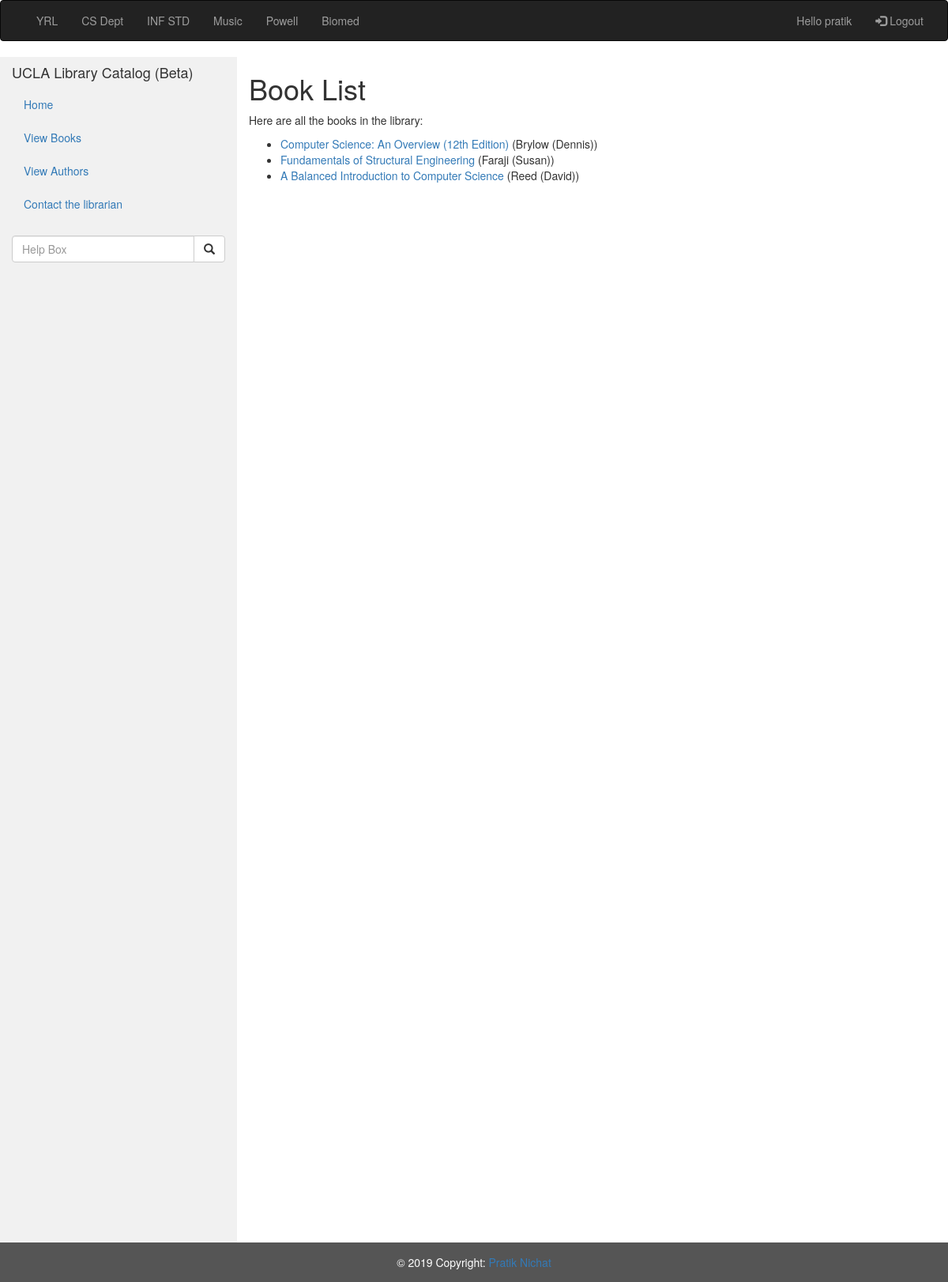
Page /catalog/books/ (signed in) on the committed database.
### catalog/models.py (models this page shows, shortened)
class Book(models.Model):
	title = models.CharField(max_length=200, help_text='Enter the title of the book')
	author = models.ForeignKey('Author', on_delete=models.SET_NULL, null=True)
	summary = models.TextField(max_length=1000, help_text='Enter a brief description of the book')
	isbn = models.CharField('ISBN', max_length=13, help_text='13 Character <a href="https://www.isbn-international.org/content/what-isbn">ISBN number</a>')
	genre = models.ManyToManyField(Genre, help_text='Select a genre for the book')
	language = models.ForeignKey('Language', on_delete=models.SET_NULL, null=True)
	def get_absolute_url(self):
		return reverse('book-detail', args=[str(self.id)])

class Author(models.Model):
    first_name = models.CharField(max_length=100)
    last_name = models.CharField(max_length=100)
    date_of_birth = models.DateField(null=True, blank=True)
    date_of_death = models.DateField('Died', null=True, blank=True)
    class Meta:
        ordering = ['last_name', 'first_name']
    def __str__(self):
        return '{0} ({1})'.format(self.last_name,self.first_name)

### catalog/views.py (the view)
# urls.py: path('books/', views.BookList, name='books'),
@login_required
def BookList(request):
	booklist = Book.objects.all()
	context = {
	'book_list': booklist,
	}
	return render(request, 'catalog/book_list.html', context=context)

### catalog/templates/catalog/book_list.html
{% extends "base.html" %}
{% block content %}
	<h1>Book List</h1>
	<p>Here are all the books in the library:</p>
	{% if book_list %}
	<ul>
		{% for book in book_list %}
		<li>
			<a href="{{ book.get_absolute_url}}">{{ book.title}}</a> ({{book.author}})
		</li>
		{% endfor %}
	</ul>
	{% else %}
	<p>Library has no books yet. Please try again in a short while.</p>
	{% endif %}
{% endblock %}

### catalog/templates/base.html (shortened to what this page needs)
<!DOCTYPE html>
<html lang="en">
<head>
	{% load static %}
  	<link rel="stylesheet" href="https://maxcdn.bootstrapcdn.com/bootstrap/3.4.0/css/bootstrap.min.css">
  	<link rel = "stylesheet" href = "{% static 'catalog/styles.css' %}">
</head>
<body>
<nav class="navbar navbar-inverse">
  <div class="container-fluid">
    <div class="collapse navbar-collapse" id="myNavbar">
      <ul class="nav navbar-nav">
        <li><a href="#">YRL</a></li>
        <li><a href="#">CS Dept</a></li>
        <li><a href="#">INF STD</a></li>
        <li><a href="#">Music</a></li>
        <li><a href="#">Powell</a></li>
        <li><a href="#">Biomed</a></li>
      </ul>
      <ul class="nav navbar-nav navbar-right">
      	{% if user.is_authenticated %}
      	<li><a>Hello {{user.get_username}}</a></li>
        <li><a href="{% url 'logout' %}?next={{request.path}}"><span class="glyphicon glyphicon-log-in"></span> Logout</a></li>
        {% else %}
        <li><a href="{% url 'login' %}?next={{request.path}}"><span class="glyphicon glyphicon-log-in"></span> Login</a></li>
        {% endif %}
      </ul>
    </div>
  </div>
</nav>
<div class="container-fluid">
  <div class="row content">
    <div class="col-sm-3 sidenav">
      <h4>UCLA Library Catalog (Beta)</h4>
      <ul class="nav nav-pills nav-stacked">
        <li><a href="{% url 'index' %}">Home</a></li>
        <li><a href="{% url 'books' %}">View Books</a></li>
        <li><a href="{% url 'authors' %}">View Authors</a></li>
        <li><a href="{% url 'contact_view' %}">Contact the librarian</a></li>
      </ul><br>
      <div class="input-group">
        <input type="text" class="form-control" placeholder="Help Box">
        <span class="input-group-btn">
          <button class="btn btn-default" type="button">
            <span class="glyphicon glyphicon-search"></span>
          </button>
        </span>
      </div>
    </div>
<div class="container-fluid text-center">
  <div class="row content">
    <div class="col-sm-8 text-left"> {% block content %}{% endblock %} </div>
  </div>
</div>
<footer class="page-footer font-small blue">
  <div class="footer-copyright text-center py-3">© 2019 Copyright:
    <a href="https://github.com/nichatpratik/Library_management_system"> Pratik Nichat</a>
  </div>
</footer>
</body>
</html>

### catalog/static/catalog/styles.css (style rules this page uses)
.row.content { height: 1500px }
.sidenav { background-color: #f1f1f1; height: 100%; }
footer { background-color: #555; color: white; padding: 15px; }

### rows in the picture
Book: title "Computer Science: An Overview (12th Edition)", author "Brylow (Dennis)"
Book: title "Fundamentals of Structural Engineering", author "Faraji (Susan)"
Book: title "A Balanced Introduction to Computer Science", author "Reed (David)"

### other values in the picture
{{ user.get_username }} "pratik"
